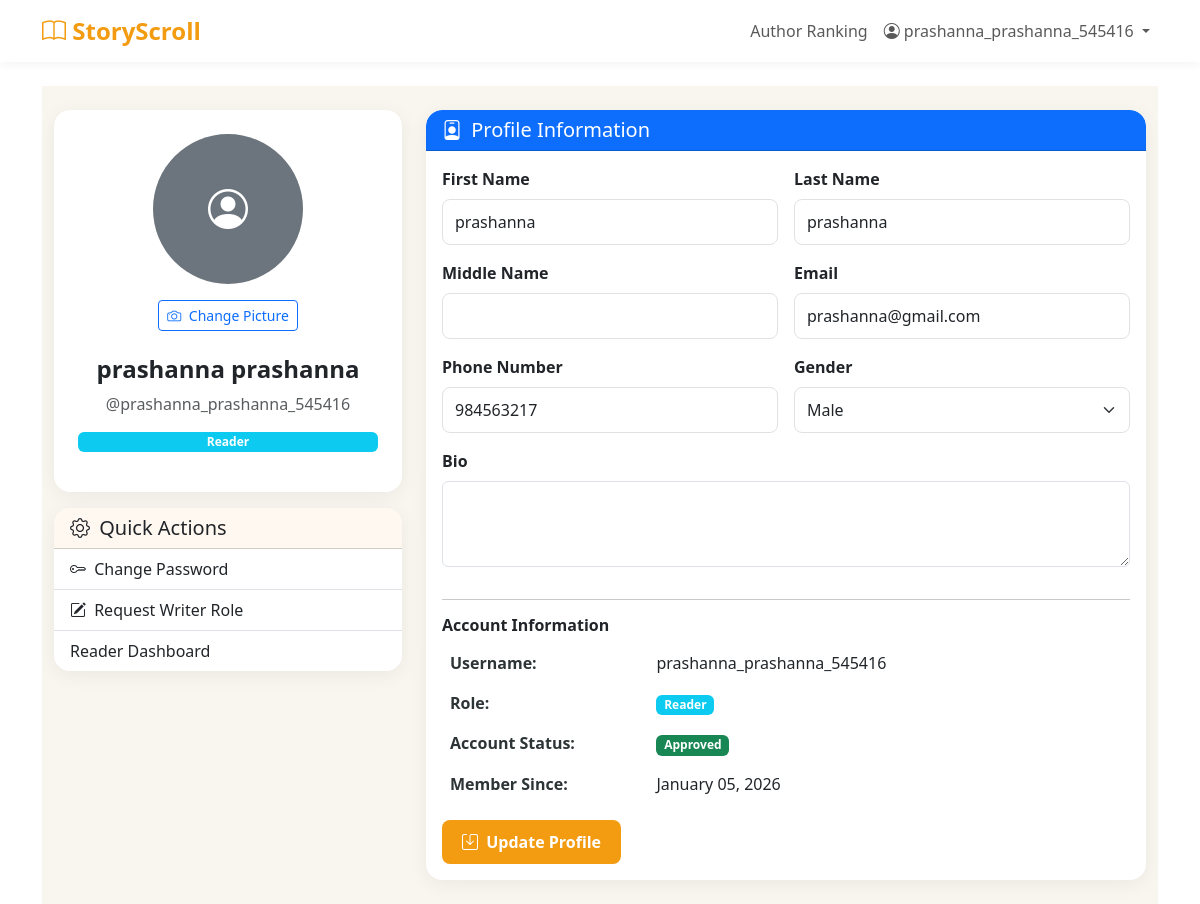
The app's page /profile/ (signed in), older data.
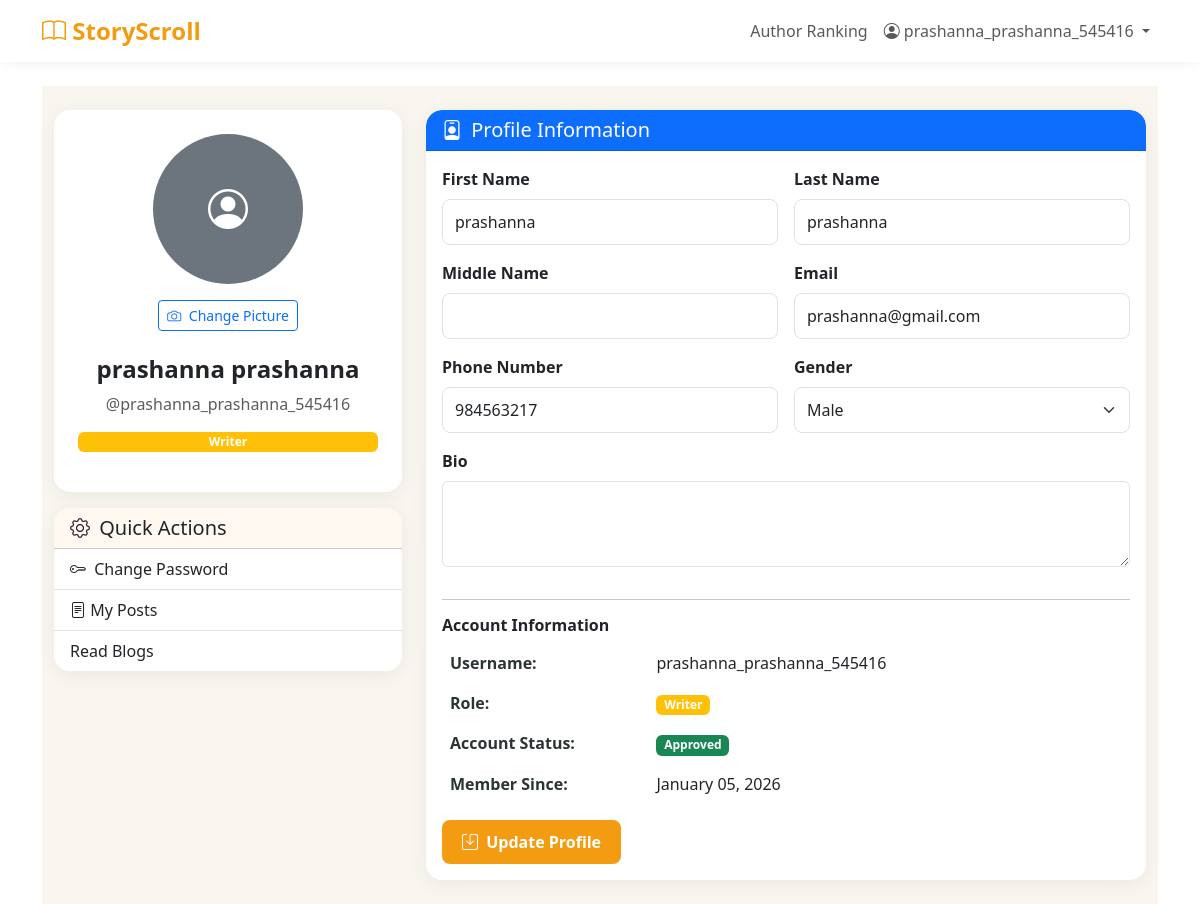
The same page, newer data.
### blog/models.py (models this page shows, shortened)
class User(AbstractUser):
    ROLE_CHOICES = [
        ('Admin', 'Admin'),
        ('Writer', 'Writer'),
        ('Reader', 'Reader'),
    ]
    GENDER_CHOICES = [
        ('Male', 'Male'),
        ('Female', 'Female'),
        ('Other', 'Other'),
        ('Prefer not to say', 'Prefer not to say'),
    ]
    role = models.CharField(max_length=10, choices=ROLE_CHOICES, default='Reader')
    middle_name = models.CharField(max_length=150, blank=True, null=True)
    phone_number = models.CharField(max_length=20, blank=True, null=True)
    gender = models.CharField(max_length=20, choices=GENDER_CHOICES, blank=True, null=True)
    bio = models.TextField(blank=True, null=True)
    profile_pic = models.ImageField(
        upload_to='profile_pics/',
        blank=True,
        null=True,
        validators=[FileExtensionValidator(['jpg', 'jpeg', 'png', 'gif'])]
    )
    is_approved = models.BooleanField(default=False)
    writer_request = models.BooleanField(default=False)
    writer_request_message = models.TextField(blank=True, null=True)
    is_deleted = models.BooleanField(default=False)
    deleted_at = models.DateTimeField(blank=True, null=True)
    objects = UserManager()        # default (filtered)
    all_objects = BaseUserManager()  # unfiltered
    def get_full_name_with_middle(self):
        parts = [self.first_name, self.middle_name, self.last_name]
        return " ".join(filter(None, parts))

### blog/views.py (the view, shortened to what this page needs)
# urls.py: path('profile/', views.profile, name='profile'),
@login_required
def profile(request):
    user = request.user
    context = {
        'user': user,
    }
    return render(request, 'blog/profile.html', context)

### blog/models.py (called while the page is built)
    def get_queryset(self):
        return super().get_queryset().filter(is_deleted=False)

### blog/templates/blog/profile.html (shortened to what the changed rows need)
{% extends 'blog/base.html' %}
{% block content %}
<section class="profile-section py-4">
  <div class="container">
    <div class="row g-4">
      <div class="col-md-4">
        <div class="card soft-card border-0 text-center p-4">
          <form method="POST" enctype="multipart/form-data" class="mb-3">
            {% if user.profile_pic %}
              <img src="{{ user.profile_pic.url }}" alt="Profile Picture"
                   class="img-thumbnail rounded-circle mb-3 profile-pic" id="profile-preview">
            {% else %}
              <div class="avatar-placeholder mb-3 mx-auto" id="profile-preview">
              </div>
            {% endif %}
            <div class="mb-2">
            </div>
          </form>
          <h4 class="fw-bold">{{ user.get_full_name_with_middle|default:user.username }}</h4>
          <p class="text-muted">@{{ user.username }}</p>
          <span class="badge role-badge bg-{% if user.role == 'Admin' %}danger{% elif user.role == 'Writer' %}warning{% else %}info{% endif %} mb-3">
            {{ user.role }}
          </span>
        </div>
        <div class="card soft-card mt-3 border-0">
          <div class="list-group list-group-flush">
            <a href="{% url 'change_password' %}" class="list-group-item list-group-item-action">
              <i class="bi bi-key me-1"></i> Change Password
            </a>
            {% if user.role == 'Reader' and not user.writer_request %}
              <a href="{% url 'request_writer' %}" class="list-group-item list-group-item-action">
                <i class="bi bi-pencil-square me-1"></i> Request Writer Role
            {% endif %}
            {% if user.role == 'Writer' %}
              <a href="{% url 'writer_dashboard' %}" class="list-group-item list-group-item-action">
                <i class="bi bi-file-text"></i> My Posts
              </a>
              <a href="{% url 'reader_dashboard' %}" class="list-group-item list-group-item-action">
                 Read Blogs
              </a>
            {% endif %}
            {% if user.role == 'Reader' %}
              <a href="{% url 'reader_dashboard' %}" class="list-group-item list-group-item-action">
                 Reader Dashboard
              </a>
            {% endif %}
          </div>
        </div>
      </div>
      <div class="col-md-8">
        <div class="card soft-card border-0">
          <div class="card-body">
            <form method="POST" enctype="multipart/form-data">
              <div class="row g-3">
                <div class="col-md-6">
                  <label class="form-label fw-semibold">First Name</label>
                  <input type="text" name="first_name" class="form-control" value="{{ user.first_name }}">
                </div>
                <div class="col-md-6">
                  <label class="form-label fw-semibold">Last Name</label>
                  <input type="text" name="last_name" class="form-control" value="{{ user.last_name }}">
                </div>
                <div class="col-md-6">
                  <label class="form-label fw-semibold">Email</label>
                  <input type="email" name="email" class="form-control" value="{{ user.email }}">
                </div>
                <div class="col-md-6">
                  <label class="form-label fw-semibold">Phone Number</label>
                  <input type="text" name="phone_number" class="form-control" value="{{ user.phone_number|default:'' }}">
                </div>
                <div class="col-md-6">
                  <label class="form-label fw-semibold">Gender</label>
                  <select name="gender" class="form-select">
                    <option value="Male" {% if user.gender == 'Male' %}selected{% endif %}>Male</option>
                  </select>
                </div>
                <div class="col-12">
                  <table class="table table-borderless mb-0">
                    <tr><th width="30%">Username:</th><td>{{ user.username }}</td></tr>
                    <tr>
                      <th>Role:</th>
                      <td><span class="badge bg-{% if user.role == 'Admin' %}danger{% elif user.role == 'Writer' %}warning{% else %}info{% endif %}">{{ user.role }}</span></td>
                    </tr>
                    <tr>
                      <th>Account Status:</th>
                    </tr>
                    <tr><th>Member Since:</th><td>{{ user.date_joined|date:"F d, Y" }}</td></tr>
                  </table>
                </div>
              </div>
            </form>
          </div>
        </div>
      </div>
    </div>
  </div>
</section>
{% endblock %}

### blog/templates/blog/base.html (shortened to what this page needs)
<!DOCTYPE html>
<html lang="en">
<head>
    <link href="https://cdn.jsdelivr.net/npm/bootstrap@5.3.0/dist/css/bootstrap.min.css" rel="stylesheet">
    <link rel="stylesheet" href="https://cdn.jsdelivr.net/npm/bootstrap-icons@1.11.0/font/bootstrap-icons.css">
</head>
<body>
    {% if user.is_authenticated %}
    <nav class="navbar navbar-expand-lg navbar-light mb-4">
        <div class="container">
            <a class="navbar-brand" href="{% url 'home' %}">
                <i class="bi bi-book"></i> StoryScroll
            </a>
            <div class="collapse navbar-collapse" id="navbarNav">
                <ul class="navbar-nav ms-auto">
                    {% if user.role == 'Reader' %}
                        <li class="nav-item"><a class="nav-link" href="{% url 'author_ranking' %}">Author Ranking</a></li>
                    {% elif user.role == 'Writer' %}
                        <li class="nav-item"><a class="nav-link" href="{% url 'author_ranking' %}">Author Ranking</a></li>
                    {% endif %}
                    <li class="nav-item dropdown">
                        <a class="nav-link dropdown-toggle" href="#" id="navbarDropdown" role="button" data-bs-toggle="dropdown">
                            <i class="bi bi-person-circle"></i> {{ user.username }}
                        </a>
                    </li>
                </ul>
            </div>
        </div>
    </nav>
    {% endif %}
    <div class="container">
        {% block content %}{% endblock %}
    </div>
</body>
</html>

Row changes from the older to the newer data that the page shows:
changed User "prashanna prashanna": role "Reader" → "Writer"
Text that changed along with them:
text no longer shown: "Request Writer Role Reader Dashboard"
text now shown: "My Posts Read Blogs"
